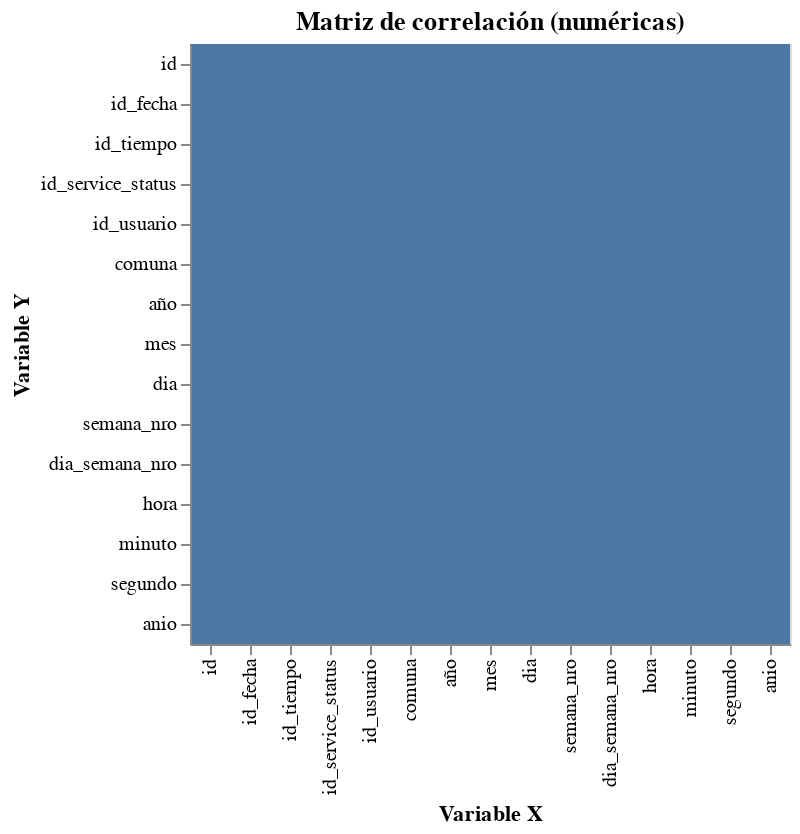

Notebook source saved alongside this figure:
### Code cell
# === Correlaciones (variables numéricas) ===
if not df_main.empty:
    num_cols = df_main.select_dtypes(include=np.number).columns
    if len(num_cols) >= 2:
        corr = df_main[num_cols].corr(numeric_only=True)
        corr_reset = corr.reset_index().melt('index')
        corr_reset.columns = ['var_x', 'var_y', 'correlacion']
        chart = alt.Chart(corr_reset).mark_rect().encode(
            x=alt.X('var_x:O', sort=None, title='Variable X'),
            y=alt.Y('var_y:O', sort=None, title='Variable Y'),
            tooltip=['var_x', 'var_y', alt.Tooltip('correlacion:Q', format='.2f')]
        ).properties(title='Matriz de correlación (numéricas)')
        display(chart)
    else:
        print("No hay suficientes variables numéricas para calcular correlaciones.")
else:
    print("El DataFrame está vacío (placeholder).")

### Figure 1 — Vega-Lite specification as saved in the notebook (floating-point values rounded to 4 significant figures; data arrays with more than 128 entries replaced by an {"elided": "..."} marker saying what was removed)
{"config": {"view": {"continuousWidth": 300, "continuousHeight": 300}}, "data": {"name": "data-479920332e687a31aec1adcca8dfa30c"}, "mark": {"type": "rect"}, "encoding": {"tooltip": [{"field": "var_x", "type": "nominal"}, {"field": "var_y", "type": "nominal"}, {"field": "correlacion", "format": ".2f", "type": "quantitative"}], "x": {"field": "var_x", "sort": null, "title": "Variable X", "type": "ordinal"}, "y": {"field": "var_y", "sort": null, "title": "Variable Y", "type": "ordinal"}}, "title": "Matriz de correlación (numéricas)", "$schema": "https://vega.github.io/schema/vega-lite/v5.20.1.json", "datasets": {"data-479920332e687a31aec1adcca8dfa30c": {"elided": "225 records"}}}
